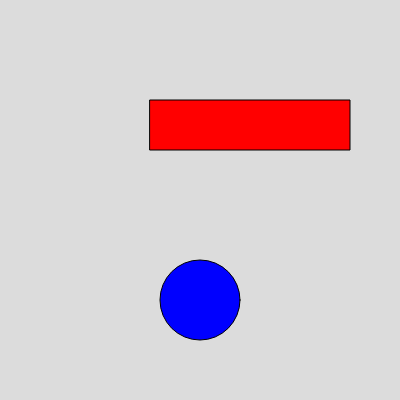
Frame 1 (no input)
Frame 60 (no input): identical to frame 1, image omitted
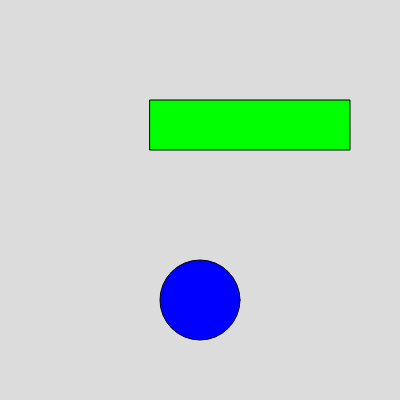
Frame 120 (the mouse pressed at the canvas centre since frame 60)

The p5.js sketch that drew these frames (run headless with seeded random() and noise() and a simulated clock; from frame 60 on, the mouse is pressed at the canvas centre):

// p5.js sketch
// ── sketch.js
// Processing Variable
// mouseIsPresse - Boolean -> true / false

function setup() {
  createCanvas(400, 400);
}

function draw() {
  background(220);

  
  // Entweder oder - ein Block wird immer ausgeführt
  if (mouseIsPressed) {
    // oder mit  == true
    fill(0, 255, 0);
  } else {
    fill(255, 0, 0);
  }

  rect(150, 100, 200, 50);
  
  // mehrer Optionen 
  // if  .. else if  ... else if ... else
  
  // 1. Fall: In der linken hälfte vom sketch
  if(mouseX <= width/2){
    fill(0, 0, 255);
  } else if(mouseY <= height/2){ // mouseX > width/2 && nicht notwendig, da wir schon wissen, dass die Maus in der rechten Hälfte sein muss (sonst wäre erster Block ausgeführt worden ...)
    fill(0, 255, 255);          
  } else {
    fill(255, 255, 0);
  }
  
  ellipse(200, 300, 80, 80);
  
  
}
